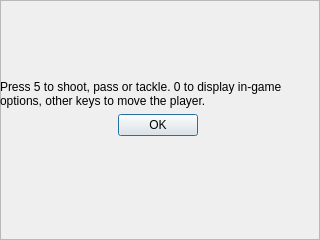
<?xml version="1.0" encoding="UTF-8"?>
<ui version="4.0">
 <class>inputSettingsFrame</class>
 <widget class="QFrame" name="inputSettingsFrame">
  <property name="geometry">
   <rect>
    <x>0</x>
    <y>0</y>
    <width>320</width>
    <height>240</height>
   </rect>
  </property>
  <property name="windowTitle">
   <string/>
  </property>
  <property name="frameShape">
   <enum>QFrame::StyledPanel</enum>
  </property>
  <property name="frameShadow">
   <enum>QFrame::Raised</enum>
  </property>
  <widget class="QWidget" name="verticalLayoutWidget">
   <property name="geometry">
    <rect>
     <x>0</x>
     <y>0</y>
     <width>316</width>
     <height>236</height>
    </rect>
   </property>
   <layout class="QVBoxLayout" name="verticalLayout">
    <item>
     <layout class="QGridLayout" name="gridLayout">
      <item row="0" column="0">
       <widget class="QLabel" name="label_2">
        <property name="text">
         <string/>
        </property>
        <property name="pixmap">
         <pixmap resource="menugraphics.qrc">:/images/keyboard/1.png</pixmap>
        </property>
        <property name="scaledContents">
         <bool>true</bool>
        </property>
       </widget>
      </item>
      <item row="0" column="1">
       <widget class="QLabel" name="label">
        <property name="text">
         <string/>
        </property>
        <property name="pixmap">
         <pixmap resource="menugraphics.qrc">:/images/keyboard/2.png</pixmap>
        </property>
        <property name="scaledContents">
         <bool>true</bool>
        </property>
       </widget>
      </item>
      <item row="0" column="2">
       <widget class="QLabel" name="label_3">
        <property name="text">
         <string/>
        </property>
        <property name="pixmap">
         <pixmap resource="menugraphics.qrc">:/images/keyboard/3.png</pixmap>
        </property>
        <property name="scaledContents">
         <bool>true</bool>
        </property>
       </widget>
      </item>
      <item row="1" column="0">
       <widget class="QLabel" name="label_4">
        <property name="text">
         <string/>
        </property>
        <property name="pixmap">
         <pixmap resource="menugraphics.qrc">:/images/keyboard/4.png</pixmap>
        </property>
        <property name="scaledContents">
         <bool>true</bool>
        </property>
       </widget>
      </item>
      <item row="1" column="1">
       <widget class="QLabel" name="label_5">
        <property name="text">
         <string/>
        </property>
        <property name="pixmap">
         <pixmap resource="menugraphics.qrc">:/images/keyboard/5.png</pixmap>
        </property>
        <property name="scaledContents">
         <bool>true</bool>
        </property>
       </widget>
      </item>
      <item row="1" column="2">
       <widget class="QLabel" name="label_6">
        <property name="text">
         <string/>
        </property>
        <property name="pixmap">
         <pixmap resource="menugraphics.qrc">:/images/keyboard/6.png</pixmap>
        </property>
        <property name="scaledContents">
         <bool>true</bool>
        </property>
       </widget>
      </item>
      <item row="2" column="0">
       <widget class="QLabel" name="label_7">
        <property name="text">
         <string/>
        </property>
        <property name="pixmap">
         <pixmap resource="menugraphics.qrc">:/images/keyboard/7.png</pixmap>
        </property>
        <property name="scaledContents">
         <bool>true</bool>
        </property>
       </widget>
      </item>
      <item row="2" column="1">
       <widget class="QLabel" name="label_8">
        <property name="text">
         <string/>
        </property>
        <property name="pixmap">
         <pixmap resource="menugraphics.qrc">:/images/keyboard/8.png</pixmap>
        </property>
        <property name="scaledContents">
         <bool>true</bool>
        </property>
       </widget>
      </item>
      <item row="2" column="2">
       <widget class="QLabel" name="label_9">
        <property name="text">
         <string/>
        </property>
        <property name="pixmap">
         <pixmap resource="menugraphics.qrc">:/images/keyboard/9.png</pixmap>
        </property>
        <property name="scaledContents">
         <bool>true</bool>
        </property>
       </widget>
      </item>
      <item row="3" column="1">
       <widget class="QLabel" name="label_12">
        <property name="text">
         <string notr="true"/>
        </property>
        <property name="pixmap">
         <pixmap resource="menugraphics.qrc">:/images/keyboard/0.png</pixmap>
        </property>
        <property name="scaledContents">
         <bool>true</bool>
        </property>
       </widget>
      </item>
     </layout>
    </item>
    <item>
     <widget class="QLabel" name="label_13">
      <property name="text">
       <string>Press 5 to shoot, pass or tackle. 0 to display in-game options, other keys to move the player.</string>
      </property>
      <property name="wordWrap">
       <bool>true</bool>
      </property>
     </widget>
    </item>
    <item>
     <widget class="QDialogButtonBox" name="buttonBox">
      <property name="styleSheet">
       <string notr="true"/>
      </property>
      <property name="orientation">
       <enum>Qt::Horizontal</enum>
      </property>
      <property name="standardButtons">
       <set>QDialogButtonBox::Ok</set>
      </property>
      <property name="centerButtons">
       <bool>true</bool>
      </property>
     </widget>
    </item>
    <item>
     <spacer name="verticalSpacer">
      <property name="orientation">
       <enum>Qt::Vertical</enum>
      </property>
      <property name="sizeHint" stdset="0">
       <size>
        <width>20</width>
        <height>40</height>
       </size>
      </property>
     </spacer>
    </item>
   </layout>
  </widget>
 </widget>
 <resources>
  <include location="menugraphics.qrc"/>
 </resources>
 <connections/>
</ui>
